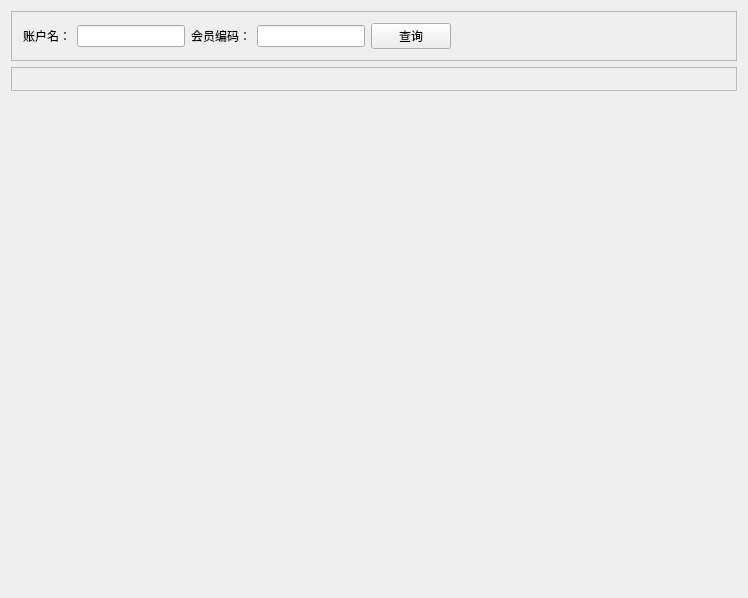
<?xml version="1.0" encoding="UTF-8"?>
<ui version="4.0">
 <class>Widget_MemberDrawMoney</class>
 <widget class="QWidget" name="Widget_MemberDrawMoney">
  <property name="geometry">
   <rect>
    <x>0</x>
    <y>0</y>
    <width>748</width>
    <height>598</height>
   </rect>
  </property>
  <property name="windowTitle">
   <string>Widget_Member_DrawMoney</string>
  </property>
  <layout class="QVBoxLayout" name="verticalLayout">
   <item>
    <widget class="QFrame" name="frame_Bar">
     <property name="frameShape">
      <enum>QFrame::StyledPanel</enum>
     </property>
     <property name="frameShadow">
      <enum>QFrame::Raised</enum>
     </property>
     <layout class="QGridLayout" name="gridLayout">
      <item row="0" column="2">
       <widget class="QLabel" name="label_MemberCode">
        <property name="text">
         <string>会员编码：</string>
        </property>
       </widget>
      </item>
      <item row="0" column="4">
       <widget class="QPushButton" name="pushButton_Query">
        <property name="text">
         <string>查询</string>
        </property>
       </widget>
      </item>
      <item row="0" column="1">
       <widget class="QLineEdit" name="lineEdit_AccountName">
        <property name="sizePolicy">
         <sizepolicy hsizetype="Fixed" vsizetype="Fixed">
          <horstretch>0</horstretch>
          <verstretch>0</verstretch>
         </sizepolicy>
        </property>
       </widget>
      </item>
      <item row="0" column="3">
       <widget class="QLineEdit" name="lineEdit_MemberCode">
        <property name="sizePolicy">
         <sizepolicy hsizetype="Fixed" vsizetype="Fixed">
          <horstretch>0</horstretch>
          <verstretch>0</verstretch>
         </sizepolicy>
        </property>
       </widget>
      </item>
      <item row="0" column="0">
       <widget class="QLabel" name="label_AccountName">
        <property name="text">
         <string>账户名：</string>
        </property>
       </widget>
      </item>
      <item row="0" column="5">
       <spacer name="horizontalSpacer">
        <property name="orientation">
         <enum>Qt::Horizontal</enum>
        </property>
        <property name="sizeHint" stdset="0">
         <size>
          <width>40</width>
          <height>20</height>
         </size>
        </property>
       </spacer>
      </item>
     </layout>
    </widget>
   </item>
   <item>
    <widget class="QFrame" name="frame_Content">
     <property name="frameShape">
      <enum>QFrame::StyledPanel</enum>
     </property>
     <property name="frameShadow">
      <enum>QFrame::Raised</enum>
     </property>
     <layout class="QGridLayout" name="gridLayout_2">
      <item row="0" column="0">
       <widget class="Widget_DataGrid_Pa" name="widget_DataGrid" native="true"/>
      </item>
     </layout>
    </widget>
   </item>
   <item>
    <spacer name="verticalSpacer">
     <property name="orientation">
      <enum>Qt::Vertical</enum>
     </property>
     <property name="sizeHint" stdset="0">
      <size>
       <width>20</width>
       <height>40</height>
      </size>
     </property>
    </spacer>
   </item>
  </layout>
 </widget>
 <layoutdefault spacing="6" margin="11"/>
 <customwidgets>
  <customwidget>
   <class>Widget_DataGrid_Pa</class>
   <extends>QWidget</extends>
   <header>component/widget_datagrid_pa.h</header>
   <container>1</container>
  </customwidget>
 </customwidgets>
 <resources/>
 <connections/>
</ui>
